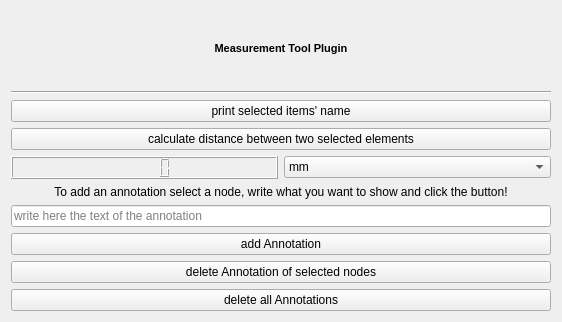
<?xml version="1.0" encoding="UTF-8"?>
<ui version="4.0">
 <class>MeasurementToolGUI</class>
 <widget class="QWidget" name="MeasurementToolGUI">
  <property name="geometry">
   <rect>
    <x>0</x>
    <y>0</y>
    <width>562</width>
    <height>322</height>
   </rect>
  </property>
  <property name="windowTitle">
   <string>Measurement Tool</string>
  </property>
  <layout class="QVBoxLayout" name="verticalLayout">
   <item>
    <widget class="QLabel" name="label">
     <property name="styleSheet">
      <string notr="true">     font-size: 8pt; 
     font-weight: bold; 
     padding: 10px;</string>
     </property>
     <property name="text">
      <string>Measurement Tool Plugin</string>
     </property>
     <property name="alignment">
      <set>Qt::AlignCenter</set>
     </property>
    </widget>
   </item>
   <item>
    <widget class="Line" name="line">
     <property name="orientation">
      <enum>Qt::Horizontal</enum>
     </property>
    </widget>
   </item>
   <item>
    <widget class="QPushButton" name="button_stampa_nomi">
     <property name="text">
      <string>print selected items' name</string>
     </property>
     <property name="checkable">
      <bool>false</bool>
     </property>
    </widget>
   </item>
   <item>
    <widget class="QPushButton" name="button_calcola_distanza">
     <property name="text">
      <string>calculate distance between two selected elements</string>
     </property>
    </widget>
   </item>
   <item>
    <layout class="QHBoxLayout" name="horizontalLayout">
     <item>
      <widget class="QLCDNumber" name="lcdNumber"/>
     </item>
     <item>
      <widget class="QComboBox" name="unit_comboBox">
       <item>
        <property name="text">
         <string>mm</string>
        </property>
       </item>
       <item>
        <property name="text">
         <string>cm</string>
        </property>
       </item>
       <item>
        <property name="text">
         <string>m</string>
        </property>
       </item>
      </widget>
     </item>
    </layout>
   </item>
   <item>
    <layout class="QVBoxLayout" name="verticalLayout_2">
     <item>
      <widget class="QLabel" name="label_2">
       <property name="text">
        <string>To add an annotation select a node, write what you want to show and click the button!</string>
       </property>
       <property name="alignment">
        <set>Qt::AlignCenter</set>
       </property>
      </widget>
     </item>
     <item>
      <widget class="QLineEdit" name="annotation_text_edit">
       <property name="text">
        <string/>
       </property>
       <property name="placeholderText">
        <string>write here the text of the annotation</string>
       </property>
      </widget>
     </item>
     <item>
      <widget class="QPushButton" name="btn_add_annotation">
       <property name="text">
        <string>add Annotation</string>
       </property>
      </widget>
     </item>
     <item>
      <widget class="QPushButton" name="btn_delete_annotations">
       <property name="text">
        <string>delete Annotation of selected nodes</string>
       </property>
      </widget>
     </item>
     <item>
      <widget class="QPushButton" name="btn_delete_all_annotations">
       <property name="text">
        <string>delete all Annotations</string>
       </property>
      </widget>
     </item>
    </layout>
   </item>
  </layout>
 </widget>
 <resources/>
 <connections/>
</ui>
